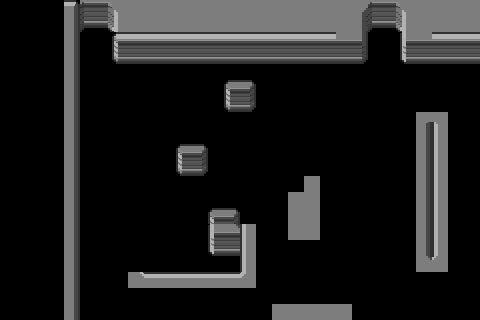

Below is a game level as drawn by its tile map, then a one-line description and the .tmx file that defines it, in full:
An orthogonal 30x20 tile map with 16x16 px tiles, 1 tile layer (Calque de Tuiles 1).

<map version="1.10" tiledversion="1.11.2" orientation="orthogonal" renderorder="right-down" width="30" height="20" tilewidth="16" tileheight="16" infinite="0" nextlayerid="2" nextobjectid="1">
 <tileset firstgid="1" source="jsp.tsx" />
 <layer id="1" name="Calque de Tuiles 1" width="30" height="20">
  <data encoding="csv">
0,0,0,0,100,5,6,7,1,2,3,1,2,1,1,1,1,1,1,1,1,3,4,5,6,7,8,1,1,2,
0,0,0,0,116,21,22,23,1,1,2,3,3,3,1,1,1,2,3,3,3,19,20,21,22,23,24,1,1,2,
0,0,0,0,132,37,38,11,12,13,14,15,13,14,12,13,14,12,12,12,12,35,36,134,134,39,40,13,14,15,
0,0,0,0,148,53,54,27,28,29,30,31,29,30,28,29,30,28,28,28,28,51,52,134,54,55,56,29,30,31,
0,0,0,0,116,117,0,0,0,0,0,0,0,0,0,0,0,0,0,0,0,0,0,0,0,0,0,0,0,0,
0,0,0,0,132,133,0,0,0,0,0,0,0,0,75,76,134,0,0,0,0,0,0,0,0,0,0,0,0,0,
0,0,0,0,148,149,0,0,0,0,0,0,0,0,91,92,134,0,0,0,0,0,0,0,0,0,0,0,0,0,
0,0,0,0,116,117,0,0,0,0,0,0,0,0,0,0,134,0,0,0,0,0,0,0,0,0,238,239,0,0,
0,0,0,0,132,133,0,0,0,0,0,0,0,0,0,0,0,0,0,0,0,0,0,0,0,0,196,197,0,0,
0,0,0,0,148,149,0,0,0,0,0,75,76,134,134,0,0,0,0,0,0,0,0,0,0,0,212,213,0,0,
0,0,0,0,116,117,0,0,0,0,0,91,92,134,0,0,0,0,0,0,0,0,0,0,0,0,196,197,0,0,
0,0,0,0,132,133,0,0,0,0,0,0,0,134,0,0,0,0,0,1,0,0,0,0,0,0,212,213,0,0,
0,0,0,0,148,149,0,0,0,0,0,0,0,0,0,0,0,0,1,1,0,0,0,0,0,0,196,197,0,0,
0,0,0,0,116,117,0,0,0,0,0,0,0,75,76,0,0,0,1,1,0,0,0,0,0,0,212,213,0,0,
0,0,0,0,132,133,0,0,0,0,0,0,0,257,258,119,0,0,1,1,0,0,0,0,0,0,196,197,0,0,
0,0,0,0,148,149,0,0,0,0,0,0,0,273,274,135,0,0,0,0,0,0,0,0,0,0,212,213,0,0,
0,0,0,0,116,117,0,0,0,0,0,0,0,0,0,151,0,0,0,0,0,0,0,0,0,0,228,229,0,0,
0,0,0,0,116,117,0,0,164,165,166,165,166,165,166,167,0,0,0,0,0,0,0,0,0,0,0,0,0,0,
0,0,0,0,132,133,0,0,0,0,0,0,0,0,0,0,0,0,0,0,0,0,0,0,0,0,0,0,0,0,
0,0,0,0,148,149,0,0,0,0,0,0,0,0,0,0,0,1,1,1,1,1,0,0,0,0,0,0,0,0
</data>
 </layer>
</map>
